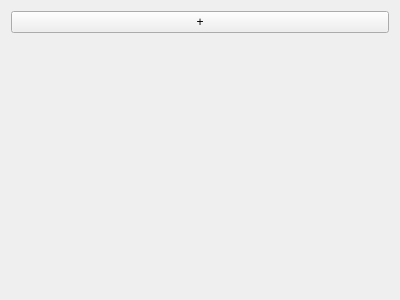
<?xml version="1.0" encoding="UTF-8"?>
<ui version="4.0">
 <class>BARPatternBarScrollAreaContents</class>
 <widget class="QWidget" name="BARPatternBarScrollAreaContents">
  <property name="geometry">
   <rect>
    <x>0</x>
    <y>0</y>
    <width>400</width>
    <height>300</height>
   </rect>
  </property>
  <property name="windowTitle">
   <string>Form</string>
  </property>
  <layout class="QVBoxLayout" name="verticalLayout">
   <item>
    <layout class="QGridLayout" name="patternBarArea"/>
   </item>
   <item>
    <widget class="QPushButton" name="buttonAddPatternBar">
     <property name="text">
      <string>+</string>
     </property>
    </widget>
   </item>
   <item>
    <spacer name="verticalSpacer">
     <property name="orientation">
      <enum>Qt::Vertical</enum>
     </property>
     <property name="sizeHint" stdset="0">
      <size>
       <width>20</width>
       <height>223</height>
      </size>
     </property>
    </spacer>
   </item>
  </layout>
 </widget>
 <resources/>
 <connections/>
</ui>
